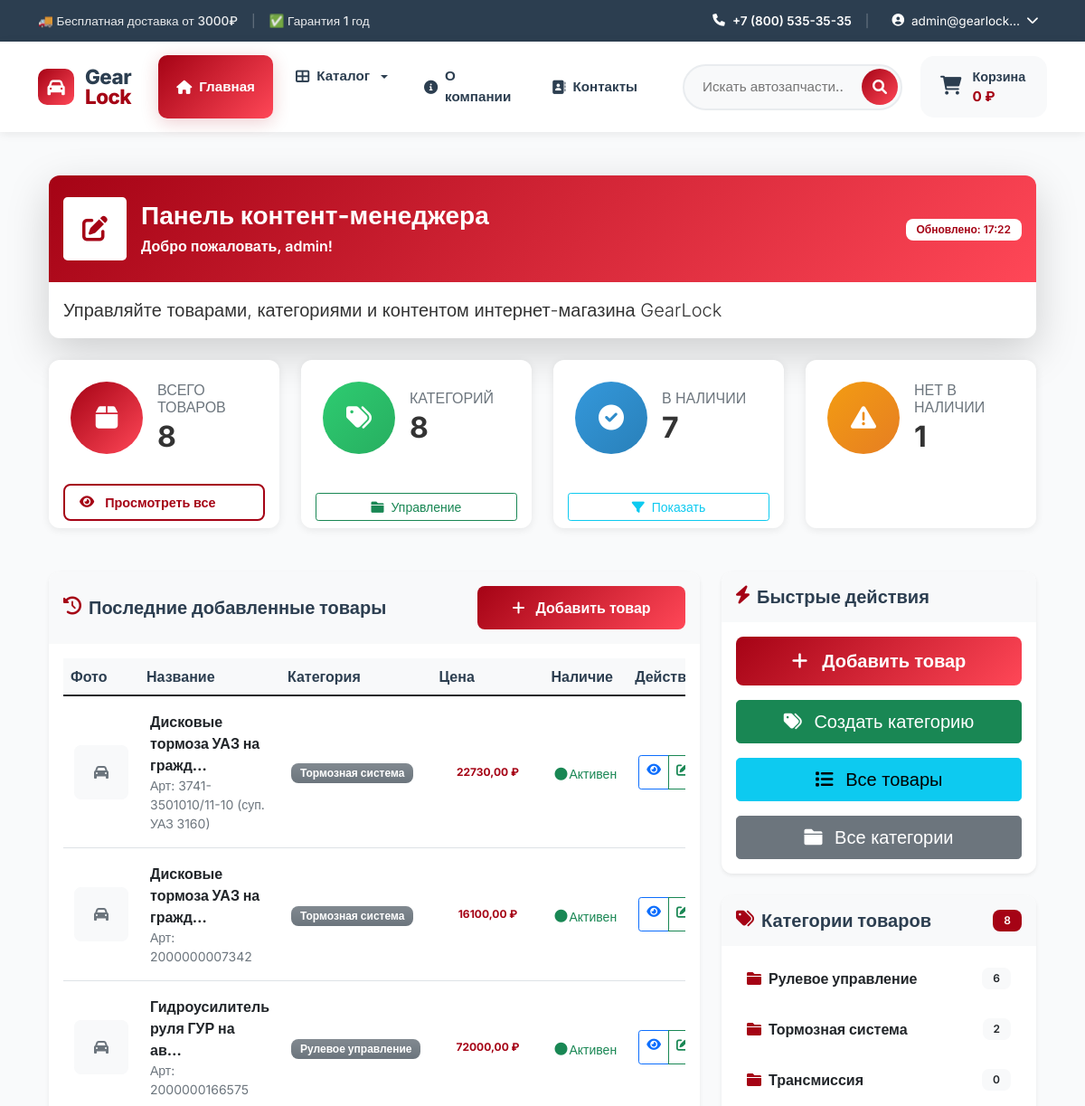
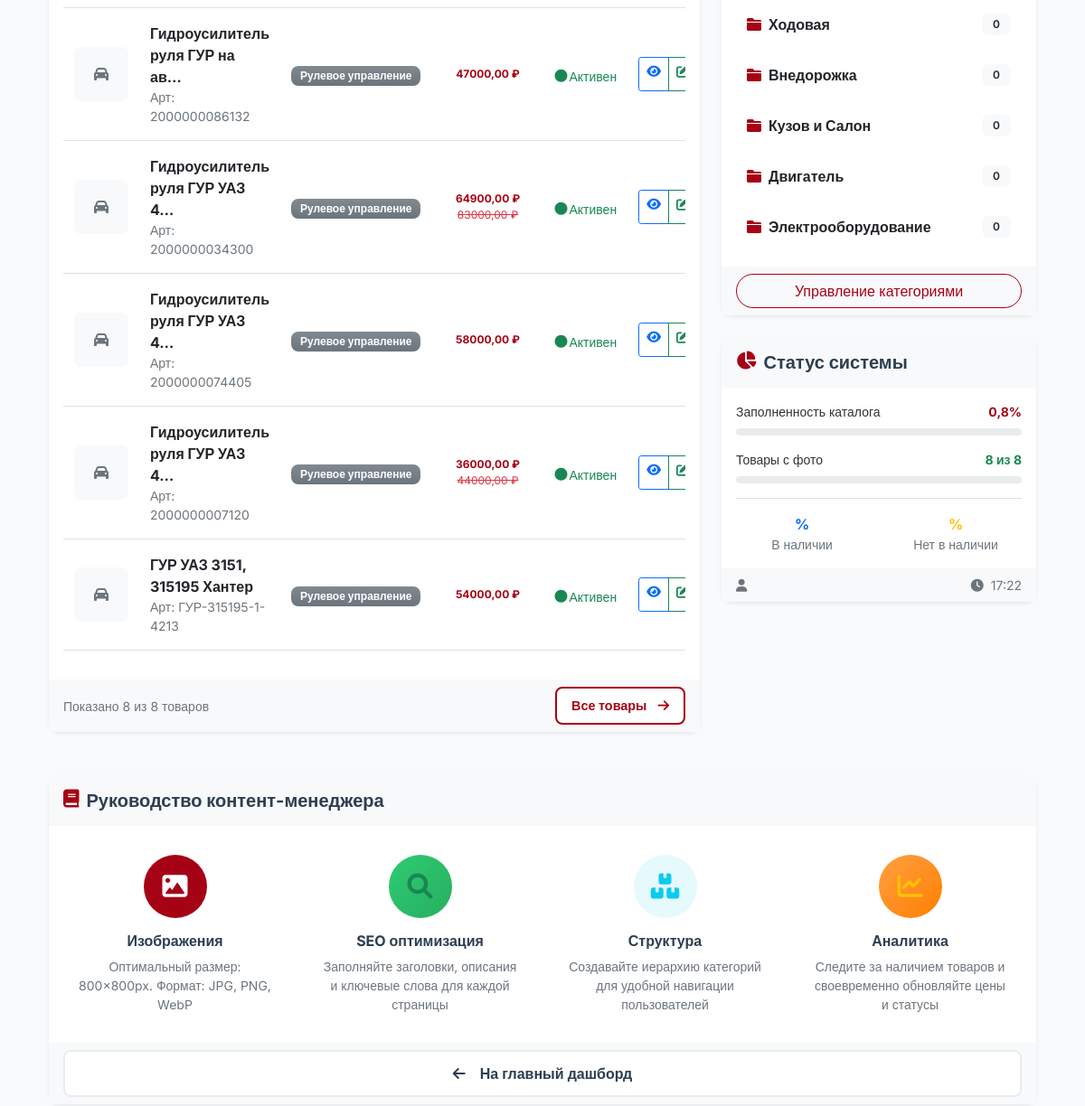
Before: /users/content/dashboard/ (signed in, upper part) with the older database file (2 pictures, top to bottom).
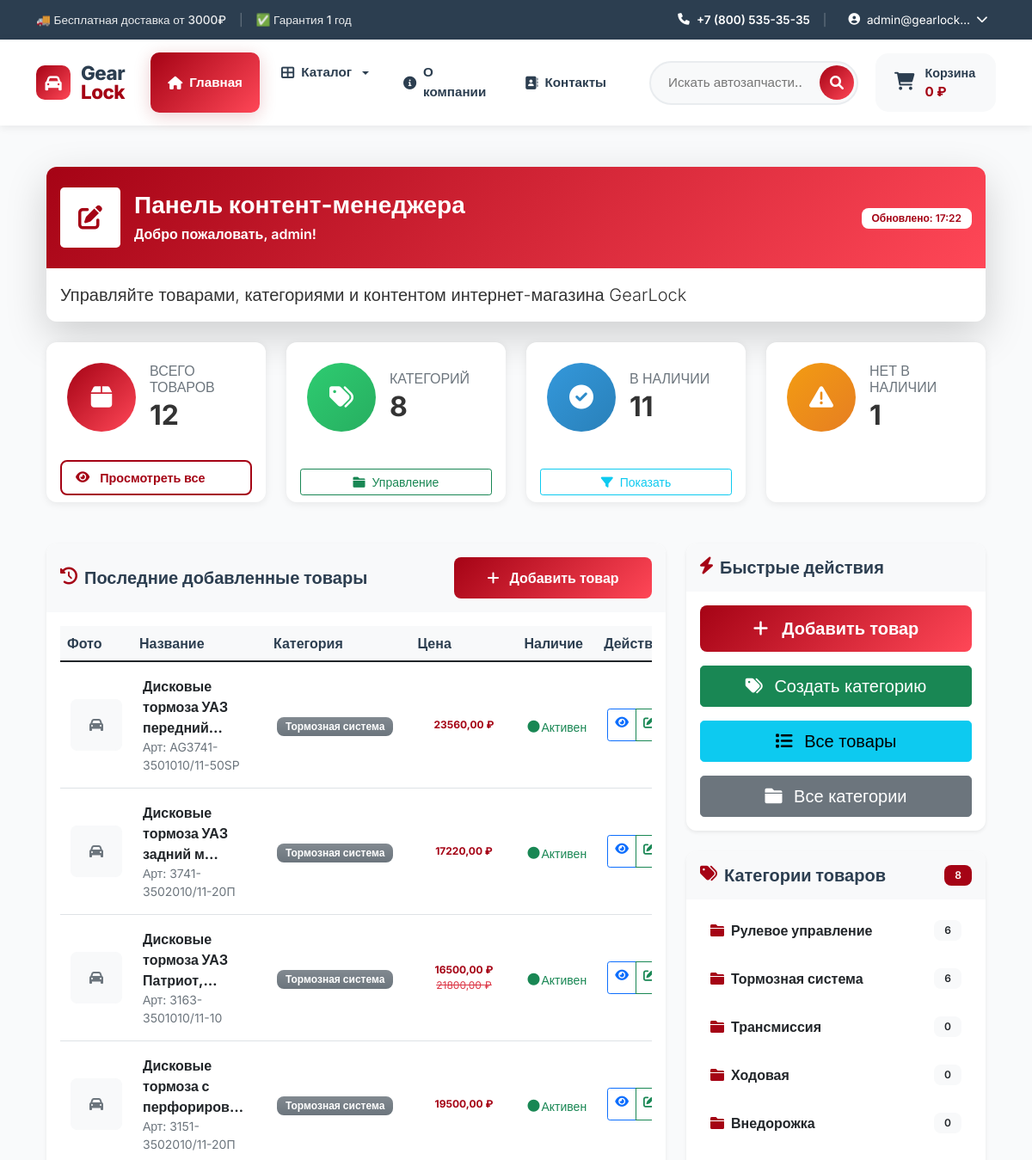
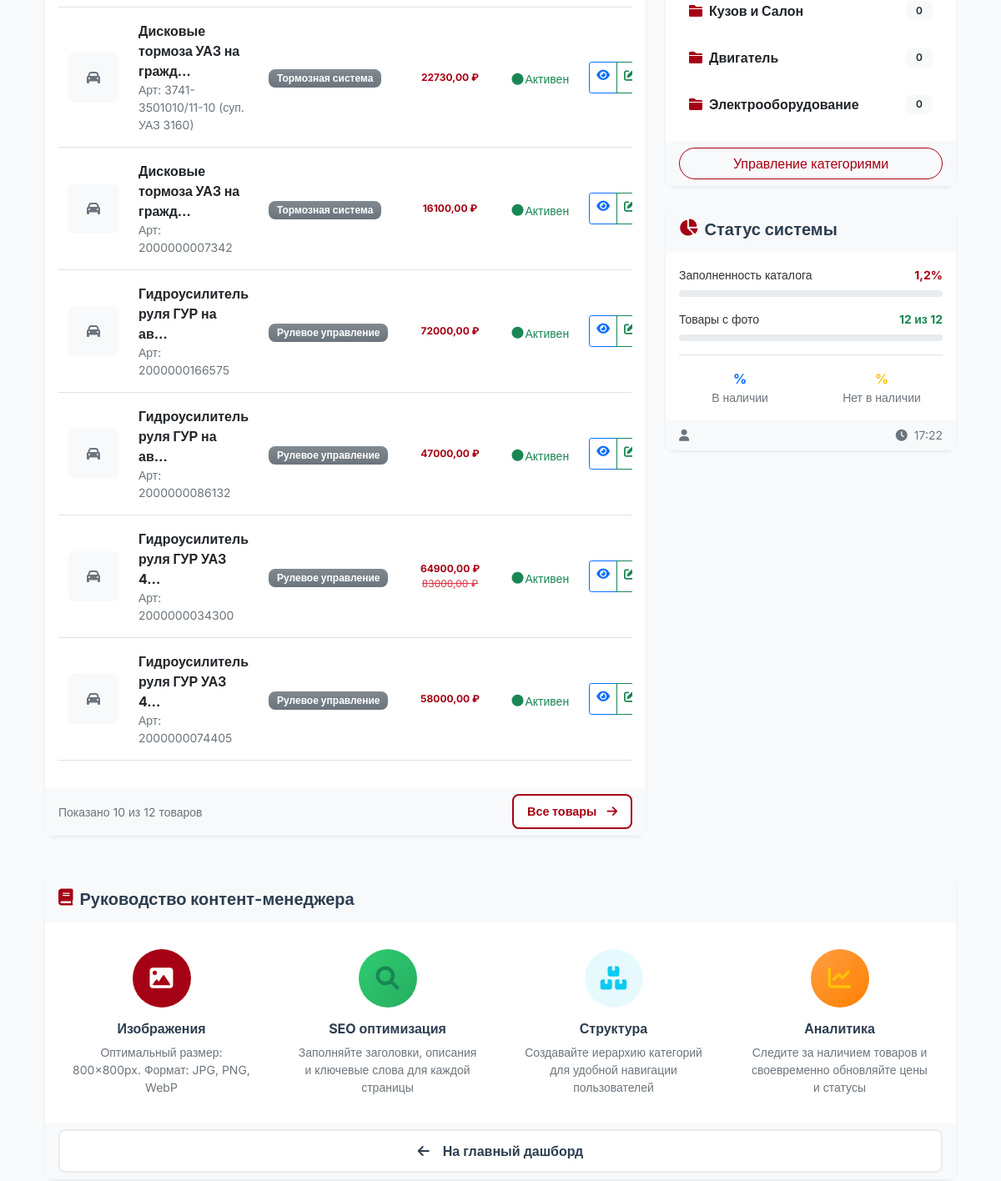
After: the same page with the newer database file (2 pictures, top to bottom).
### catalog/models.py (models this page shows, shortened)
class Product(models.Model):
    AVAILABILITY_CHOICES = [
        ('in_stock', 'В наличии'),
        ('limited', 'Мало'),
        ('out_of_stock', 'Нет в наличии'),
        ('preorder', 'Под заказ'),
    ]
    name = models.CharField('Название', max_length=200)
    slug = models.SlugField('URL', max_length=200, unique=True, blank=True)  # Добавили blank=True
    category = models.ForeignKey(Category, on_delete=models.CASCADE,
                               related_name='products')
    brand = models.ForeignKey(Brand, on_delete=models.CASCADE,
                            related_name='products', null=True, blank=True)
    sku = models.CharField('Артикул', max_length=50, unique=True)
    price = models.DecimalField('Цена', max_digits=10, decimal_places=2)
    old_price = models.DecimalField('Старая цена', max_digits=10,
                                   decimal_places=2, null=True, blank=True)
    description = models.TextField('Описание')
    features = models.TextField('Характеристики', blank=True)
    availability = models.CharField('Наличие', max_length=20,
                                  choices=AVAILABILITY_CHOICES, default='in_stock')
    quantity = models.IntegerField('Количество', default=0)
    is_active = models.BooleanField('Активный', default=True)
    is_new = models.BooleanField('Новинка', default=False)
    is_sale = models.BooleanField('Распродажа', default=False)
    is_featured = models.BooleanField('Рекомендуемый', default=False)
    created_at = models.DateTimeField('Дата создания', auto_now_add=True)
    updated_at = models.DateTimeField('Дата обновления', auto_now=True)
    class Meta:
        verbose_name = 'Товар'
        verbose_name_plural = 'Товары'
        ordering = ['-created_at']

class Category(models.Model):
    name = models.CharField('Название', max_length=200)
    slug = models.SlugField('URL', max_length=200, unique=True, blank=True)
    parent = models.ForeignKey('self', on_delete=models.CASCADE,
                             null=True, blank=True, related_name='children')
    image = models.ImageField('Изображение', upload_to='categories/', null=True, blank=True)
    description = models.TextField('Описание', blank=True)
    order = models.IntegerField('Порядок', default=0)
    class Meta:
        verbose_name = 'Категория'
        verbose_name_plural = 'Категории'
        ordering = ['order', 'name']

### users/views.py (the view)
# urls.py: path('content/dashboard/', views.content_dashboard, name='content_dashboard'),
@login_required
@content_manager_required
def content_dashboard(request):
    total_products = Product.objects.count()
    in_stock = Product.objects.filter(quantity__gt=0).count()
    out_of_stock = Product.objects.filter(quantity=0).count()
    active_products = Product.objects.filter(is_active=True).count()
    categories = Category.objects.annotate(
        product_count=Count('products')
    ).order_by('-product_count')[:10]
    total_categories = Category.objects.count()
    recent_products = Product.objects.select_related('category').order_by('-created_at')[:10]
    try:
        products_with_images = Product.objects.exclude(Q(image='') | Q(image__isnull=True)).count()
    except:
        try:
            products_with_images = Product.objects.filter(images__isnull=False).distinct().count()
        except:
            products_with_images = 0
    products_with_images_percentage = (products_with_images / total_products * 100) if total_products > 0 else 0
    catalog_fill_percentage = min(100, (total_products / 100) * 10) if total_products > 0 else 0
    stats = {
        'total_products': total_products,
        'total_categories': total_categories,
        'in_stock': in_stock,
        'out_of_stock': out_of_stock,
        'active_products': active_products,
        'products_with_images': products_with_images,
        'products_with_images_percentage': round(products_with_images_percentage, 1),
        'catalog_fill_percentage': round(catalog_fill_percentage, 1),
    }
    context = {
        'stats': stats,
        'recent_products': recent_products,
        'categories': categories,
    }
    return render(request, 'users/content_dashboard.html', context)

### cart/cart.py (called while the page is built)
    def get_total_price(self):
        return sum(
            float(item['price']) * item['quantity']
            for item in self.cart.values()
        )

    def __len__(self):
        return sum(item['quantity'] for item in self.cart.values())

### cart/context_processors.py (called while the page is built)
def cart(request):
    return {'cart': Cart(request)}

### catalog/context_processors.py (called while the page is built)
def categories(request):
    main_categories = Category.objects.filter(
        parent__isnull=True
    ).exclude(
        slug=''
    ).exclude(
        slug__isnull=True
    ).prefetch_related('children').order_by('order', 'name')
    return {
        'categories': main_categories,
        'all_categories': Category.objects.exclude(slug='').exclude(slug__isnull=True)
    }

### templates/users/content_dashboard.html (shortened to what the changed rows need)
{% extends 'base.html' %}
{% load static %}
{% block content %}
<div class="container-fluid py-4">
    <div class="row mb-4">
        <div class="col-12">
            <div class="card border-0 shadow-lg">
                <div class="card-header bg-primary-gradient text-white py-4">
                    <div class="d-flex justify-content-between align-items-center">
                        <div class="d-flex align-items-center">
                            <div>
                                <h1 class="h3 fw-bold mb-1">Панель контент-менеджера</h1>
                            </div>
                        </div>
                    </div>
                </div>
            </div>
        </div>
    </div>
    <div class="row mb-4">
        <div class="col-xl-3 col-md-6 mb-4">
            <div class="card border-0 shadow-hover h-100">
                <div class="card-body p-4">
                    <div class="d-flex align-items-center">
                        <div class="flex-grow-1 ms-3">
                            <h6 class="text-muted text-uppercase mb-1">Всего товаров</h6>
                            <h2 class="fw-bold mb-0">{{ stats.total_products }}</h2>
                        </div>
                    </div>
                </div>
            </div>
        </div>
        <div class="col-xl-3 col-md-6 mb-4">
            <div class="card border-0 shadow-hover h-100">
                <div class="card-body p-4">
                    <div class="d-flex align-items-center">
                        <div class="flex-grow-1 ms-3">
                            <h2 class="fw-bold mb-0">{{ stats.total_categories }}</h2>
                        </div>
                    </div>
                </div>
            </div>
        </div>
        <div class="col-xl-3 col-md-6 mb-4">
            <div class="card border-0 shadow-hover h-100">
                <div class="card-body p-4">
                    <div class="d-flex align-items-center">
                        <div class="flex-grow-1 ms-3">
                            <h6 class="text-muted text-uppercase mb-1">В наличии</h6>
                            <h2 class="fw-bold mb-0">{{ stats.in_stock }}</h2>
                        </div>
                    </div>
                </div>
            </div>
        </div>
        <div class="col-xl-3 col-md-6 mb-4">
            <div class="card border-0 shadow-hover h-100">
                <div class="card-body p-4">
                    <div class="d-flex align-items-center">
                        <div class="flex-grow-1 ms-3">
                            <h2 class="fw-bold mb-0">{{ stats.out_of_stock }}</h2>
                        </div>
                    </div>
                </div>
            </div>
        </div>
    </div>
    <div class="row">
        <div class="col-lg-8 mb-4">
            <div class="card border-0 shadow-sm">
                <div class="card-body">
                    <div class="table-responsive">
                        <table class="table table-hover align-middle">
                            <thead class="table-light">
                                <tr>
                                    <th class="border-0" style="width: 70px;">Фото</th>
                                    <th class="border-0">Название</th>
                                    <th class="border-0">Категория</th>
                                    <th class="border-0">Цена</th>
                                    <th class="border-0">Наличие</th>
                                    <th class="border-0">Действия</th>
                                </tr>
                            </thead>
                            <tbody>
                                {% for product in recent_products %}
                                <tr class="hover-row">
                                    <td>
                                        <div class="product-thumbnail">
                                            {% if product.image %}
                                                <img src="{{ product.image.url }}" alt="{{ product.name }}"
                                                     class="rounded-2" style="width: 60px; height: 60px; object-fit: cover;">
                                            {% else %}
                                                <div class="bg-light rounded-2 d-flex align-items-center justify-content-center"
                                                     style="width: 60px; height: 60px;">
                                                    <i class="fas fa-car text-muted"></i>
                                                </div>
                                            {% endif %}
                                        </div>
                                    </td>
                                    <td>
                                        <a href="{% url 'catalog:product_detail' product.slug %}" class="text-decoration-none text-dark fw-bold">
                                            {{ product.name|truncatechars:30 }}
                                        </a>
                                        <div class="text-muted small">Арт: {{ product.sku|default:"—" }}</div>
                                    </td>
                                    <td>
                                        {% if product.category %}
                                            <span class="badge bg-secondary bg-gradient">{{ product.category.name }}</span>
                                        {% else %}
                                            <span class="text-muted">—</span>
                                        {% endif %}
                                    </td>
                                    <td>
                                        <div class="fw-bold text-about" id="cat">{{ product.price }} ₽</div>
                                        {% if product.old_price %}
                                            <div class="text-danger small" id="cat"><s>{{ product.old_price }} ₽</s></div>
                                        {% endif %}
                                    </td>
                                    <td>
                                        <div class="text-success small mt-1" ><i class="fas fa-circle" id="cirk"></i> Активен</div>
                                    </td>
                                    <td>
                                        <div class="btn-group btn-group-sm" role="group">
                                            <a href="{% url 'catalog:product_detail' product.slug %}"
                                               class="btn btn-outline-primary" title="Просмотр">
                                                <i class="fas fa-eye"></i>
                                            </a>
                                            <a href="{% url 'catalog:product_update' product.slug %}"
                                               class="btn btn-outline-success" title="Редактировать">
                                                <i class="fas fa-edit"></i>
                                            </a>
                                        </div>
                                    </td>
                                </tr>
                                {% endfor %}
                            </tbody>
                        </table>
                    </div>
                </div>
                {% if recent_products %}
                <div class="card-footer bg-light border-0">
                    <div class="d-flex justify-content-between align-items-center">
                        <div class="small text-muted">
                            Показано {{ recent_products|length }} из {{ stats.total_products }} товаров
                        </div>
                        <a href="{% url 'catalog:product_list' %}" class="btn btn-outline-primary btn-sm">
                            Все товары <i class="fas fa-arrow-right ms-1"></i>
                        </a>
                    </div>
                </div>
                {% endif %}
            </div>
        </div>
        <div class="col-lg-4">
            <div class="card border-0 shadow-sm mb-4">
                <div class="card-body">
                    <div class="category-tree">
                        {% for category in categories %}
                            {% if not category.parent %}
                            <div class="mb-2">
                                <a href="{% url 'catalog:product_list_by_category' category.slug %}"
                                   class="text-decoration-none text-dark fw-bold d-flex align-items-center">
                                    <i class="fas fa-folder text-about me-2"></i>
                                    {{ category.name }}
                                    <span class="badge bg-light text-dark ms-auto">{{ category.product_count }}</span>
                                </a>
                            </div>
                            {% endif %}
                        {% empty %}
                        <div class="text-center py-3">
                            <i class="fas fa-tags fa-2x text-muted mb-3"></i>
                            <p class="text-muted mb-0">Категорий пока нет</p>
                        </div>
                        {% endfor %}
                    </div>
                </div>
            </div>
            <div class="card border-0 shadow-sm">
                <div class="card-body">
                    <div class="mb-3">
                        <div class="d-flex justify-content-between mb-2">
                            <span class="small">Заполненность каталога</span>
                            <span class="small fw-bold text-about">{{ stats.catalog_fill_percentage }}%</span>
                        </div>
                    </div>
                    <div class="mb-3">
                        <div class="d-flex justify-content-between mb-2">
                            <span class="small">Товары с фото</span>
                            <span class="small fw-bold text-success">{{ stats.products_with_images }} из {{ stats.total_products }}</span>
                        </div>
                    </div>
                </div>
            </div>
        </div>
    </div>
</div>
{% endblock %}

Changed rows visible on the page:
no longer on this page (row edited): Product: name "Гидроусилитель руля ГУР УАЗ 4…", sku "2000000007120", category.name "Рулевое управление", price "36000,00", old_price "44000,00"
no longer on this page (row edited): Product: name "ГУР УАЗ 3151, 315195 Хантер", sku "ГУР-315195-1-4213", category.name "Рулевое управление", price "54000,00"
added Product: name "Дисковые тормоза УАЗ передний…", sku "AG3741-3501010/11-50SP", category.name "Тормозная система", price "23560,00"
added Product: name "Дисковые тормоза УАЗ задний м…", sku "3741-3502010/11-20П", category.name "Тормозная система", price "17220,00"
added Product: name "Дисковые тормоза УАЗ Патриот,…", sku "3163-3501010/11-10", category.name "Тормозная система", price "16500,00", old_price "21800,00"
added Product: name "Дисковые тормоза с перфориров…", sku "3151-3502010/11-20П", category.name "Тормозная система", price "19500,00"
computed for Category "Тормозная система": product_count "2" → "6"
Other visible differences:
{{ stats.total_products }}: "8" → "12"
{{ stats.in_stock }}: "7" → "11"
{{ recent_products|length }}: "8" → "10"
{{ stats.catalog_fill_percentage }}: "0,8" → "1,2"
{{ stats.products_with_images }}: "8" → "12"
